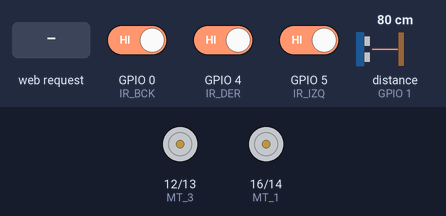
The sketch below on a simulated ESP8266 (NodeMCU). On the bench: motor-driver pin pairs drawn as motors (green arrow = first pin HIGH = forward, orange = second pin HIGH = backward, longer = more drive). Wiring (inferred from the names in the program): ultrasonic range finder: trigger GPIO 3; echo GPIO 1. Inputs (shaded band) come from the test bench; at power-on: GPIO 0 (IR_BCK) HIGH, GPIO 4 (IR_DER) HIGH, GPIO 5 (IR_IZQ) HIGH, distance to the obstacle (sensor on GPIO 1) 80 cm. The echo pulse lasts 58.3 µs per cm.

Above: at 1.2 s.
1.3 s: HTTP request GET /f received
At 2.1 s:
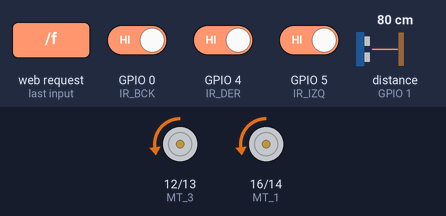
2.8 s: HTTP request GET /l received
At 3.2 s:
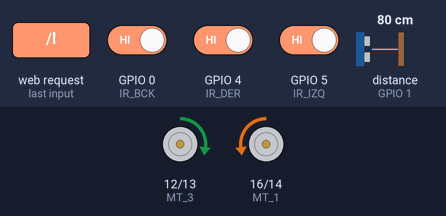
4.3 s: HTTP request GET /r received
At 5.5 s:
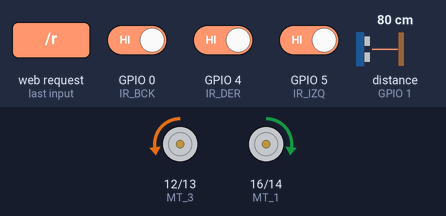
5.8 s: HTTP request GET /b received
At 6.8 s:
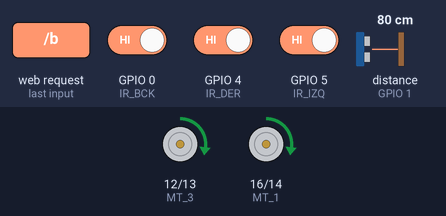
Timing chart, 0 to 8.3 s (numbered marks = the images above; inputs shaded):
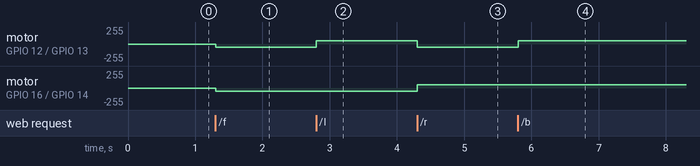

The sketch:

CarroArduino.ino
```cpp
#include <ESP8266WiFi.h>
#include <DNSServer.h>
#include <ESP8266WebServer.h>

// Pines
#define IR_IZQ 5  // D1
#define IR_DER 4  // D2
#define IR_BCK 0  // D3
#define MT_1 16   // D0
#define MT_2 14   // D5
#define MT_3 12   // D6
#define MT_4 13   // D7

#define US_ECHO 1     // TX
#define US_TRIGGER 3  // RX

// Red WiFi
#define SSID "AUTO"
#define PSK "auto1234"
#define DNS_PORT 53

// Páginas
#define CONTROL_HTML "<!DOCTYPE html><html><head> <meta charset=\"UTF-8\"> <title>AUTO</title> <meta name=\"viewport\" content=\"width=device-width, initial-scale=1.0, maximum-scale=1.0, user-scalable=no\"/> <meta name=\"HandheldFriendly\" content=\"true\"/> <style>*{-webkit-user-select: none; -moz-user-select: none; user-select: none;}body{margin: 0; padding: 0; background-color: #101010; color: white; font-family: -apple-system, BlinkMacSystemFont, \"Segoe UI\", Roboto, Helvetica, Arial, sans-serif, \"Apple Color Emoji\", \"Segoe UI Emoji\", \"Segoe UI Symbol\";}#main{width: 100%; height: 100vh; display: flex; justify-content: center; align-items: center;}.controls{height: 100%; display: flex; flex-direction: column; align-items: center; justify-content: space-evenly;}.movement{display: flex; flex-wrap: wrap; flex-direction: column; gap: 1rem;}.movement>*{flex: 1; display: flex; justify-content: center;}.triangle{clip-path: polygon(50% 0%, 0% 100%, 100% 100%); background-color: white; width: 10vh; height: 10vh;}.circle{background-color: crimson; width: 10vh; height: 10vh; border-radius: 100%;}.double{display: flex; gap: 1rem;}#left{transform: rotate(-90deg);}#right{transform: rotate(90deg);}#backward{transform: rotate(180deg);}.sensor{width: 5vh; height: 5vh; border: 2px solid palegreen; border-radius: 0.25rem;}.sensor[data-checked=\"0\"]{background-color: palegreen;}.sensors{font-size: 5vh; display: flex; flex-direction: column; align-items: center; gap: 0.5rem;}.col{display: flex; align-items: center; flex-direction: column;}.text-sensor{font-weight: bold; color: black; -webkit-text-stroke: 2px palegreen;}.velocity{display: flex; flex-direction: column; align-items: center; font-size: 1.5rem;}</style></head><body> <div id=\"main\"> <div class=\"controls\"> <div class=\"sensors\"> <div class=\"col\"> <span>F(cm)</span> <span class=\"text-sensor\" id=\"front-sen\">-</span> </div><div class=\"double\"> <span>L</span> <div class=\"sensor\" data-checked=\"0\" id=\"left-sen\"></div><div style=\"width: 2rem;\"></div><div class=\"sensor\" data-checked=\"0\" id=\"right-sen\"></div><span>R</span> </div><div class=\"col\"> <div class=\"sensor\" data-checked=\"0\" id=\"back-sen\"></div><span>B</span> </div></div><div class=\"velocity\"> <span>V</span> <input type=\"range\" name=\"slider\" id=\"velocity\" min=\"50\" max=\"255\" step=\"1\" value=\"50\"> <span id=\"vel\">50</span> </div><div class=\"movement\"> <div> <button class=\"triangle\" auto-movement id=\"forward\"></button> </div><div class=\"double\"> <button class=\"triangle\" auto-movement=\"temp\" id=\"left\"></button> <button class=\"circle\" auto-movement id=\"stop\"></button> <button class=\"triangle\" auto-movement=\"temp\" id=\"right\"></button> </div><div> <button class=\"triangle\" auto-movement id=\"backward\"></button> </div></div></div></div><script>const leftSensor=document.getElementById('left-sen'); const rightSensor=document.getElementById('right-sen'); const backSensor=document.getElementById('back-sen'); const frontSensor=document.getElementById('front-sen'); const velocitySlider=document.getElementById('velocity'); const velocity=document.getElementById('vel'); velocitySlider.addEventListener('input', ()=>{velocity.innerText=velocitySlider.value;}); velocitySlider.addEventListener('change', ()=>{fetch('/v?n=' + velocitySlider.value).catch(console.error);}); let lastState='s'; let lastMove='s'; const movementControls=[...document.querySelectorAll('[auto-movement]').values()]; for (const control of movementControls) control.addEventListener('click', ()=>{let state=control.getAttribute('auto-movement')==='temp' && lastState===control.id[0] ? lastMove : control.id[0]; fetch('/' + state).catch(console.error) .then(()=>{if (control.getAttribute('auto-movement') !=='temp'){lastMove=state;}lastState=state;});}); async function fetchVelocity(){try{const data=Number(await fetch('/v' + velocitySlider.value).then((d)=> d.text())); if (!isNaN(data)) velocity.innerText=data;}catch{fetchVelocity();}}fetchVelocity(); async function fetchSensors(){const data=await fetch('/sen').then((d)=> d.json()); leftSensor.setAttribute('data-checked', data.irIzq); rightSensor.setAttribute('data-checked', data.irDer); backSensor.setAttribute('data-checked', data.irBck); frontSensor.innerText=data.usFrt;}setInterval(fetchSensors, 700); </script></body></html>"

// IP: 192.168.1.1
IPAddress apIP(192, 168, 1, 1);
DNSServer dns;
ESP8266WebServer server(80);

uint8 irIzq = LOW;
uint8 irDer = LOW;
uint8 irBck = LOW;
unsigned int usFrt;
unsigned long duration;

unsigned int velocity = 50;

void setup() {
  pinMode(IR_IZQ, INPUT);
  pinMode(IR_DER, INPUT);
  pinMode(IR_BCK, INPUT);

  pinMode(MT_1, OUTPUT);
  pinMode(MT_2, OUTPUT);
  pinMode(MT_3, OUTPUT);
  pinMode(MT_4, OUTPUT);

  pinMode(US_TRIGGER, OUTPUT);
  pinMode(US_ECHO, INPUT);

  setupWiFi();
}

void loop() {
  readSensors();
  dns.processNextRequest();
  server.handleClient();
}

void readSensors() {
  // Infrarrojos
  irIzq = digitalRead(IR_IZQ);
  irDer = digitalRead(IR_DER);
  irBck = digitalRead(IR_BCK);

  // Ultrasonido
  digitalWrite(US_TRIGGER, HIGH);
  delayMicroseconds(10);
  digitalWrite(US_TRIGGER, LOW);
  duration = pulseIn(US_ECHO, HIGH);
  usFrt = duration * 0.017;
}

auto move(char dir) {
  return [dir]() {
    switch (dir) {
      case 'f':
        analogWrite(MT_1, 0);
        analogWrite(MT_2, velocity);
        analogWrite(MT_3, 0);
        analogWrite(MT_4, velocity);
        break;
      case 'l':
        analogWrite(MT_1, 0);
        analogWrite(MT_2, velocity);
        analogWrite(MT_3, velocity);
        analogWrite(MT_4, 0);
        break;
      case 's':
        analogWrite(MT_1, 0);
        analogWrite(MT_2, 0);
        analogWrite(MT_3, 0);
        analogWrite(MT_4, 0);
        break;
      case 'r':
        analogWrite(MT_1, velocity);
        analogWrite(MT_2, 0);
        analogWrite(MT_3, 0);
        analogWrite(MT_4, velocity);
        break;
      case 'b':
        analogWrite(MT_1, velocity);
        analogWrite(MT_2, 0);
        analogWrite(MT_3, velocity);
        analogWrite(MT_4, 0);
        break;
    }

    server.send(204);
  };
}

void setupWiFi() {
  dns.setErrorReplyCode(DNSReplyCode::NoError);
  dns.start(DNS_PORT, "*", apIP);

  WiFi.softAPConfig(apIP, apIP, IPAddress(255, 255, 255, 0));
  WiFi.softAP(SSID, PSK);

  // Página de controles
  server.on("/", []() {
    server.send(200, "text/html", CONTROL_HTML);
  });

  // Estado de sensores
  server.on("/sen", []() {
    server.send(200, "application/json", "{\"irIzq\":" + String(irIzq) + ",\"irDer\":" + String(irDer) + ",\"irBck\":" + String(irBck) + ",\"usFrt\":" + String(usFrt) + "}");
  });

  // Velocidad
  server.on("/v", []() {
    if (server.hasArg("n")) {
      velocity = server.arg("n").toInt();
      server.send(204);
      return;
    }

    server.send(200, "text/html", String(velocity));
  });

  server.on("/f", move('f'));  // Adelante
  server.on("/l", move('l'));  // Izquierda
  server.on("/s", move('s'));  // Detenerse
  server.on("/r", move('r'));  // Derecha
  server.on("/b", move('b'));  // Atrás

  // Redireccionamiento (DNS o 404)
  server.onNotFound([]() {
    server.sendHeader("Location", "http://192.168.1.1/");
    server.send(301);
  });

  server.begin();
}
```

Measured:
- after the input at 1.3 s, motor on GPIO 12 (MT_3) / GPIO 13 (MT_4), motor on GPIO 16 (MT_1) / GPIO 14 (MT_2): stopped → backward 50/255 at once
- after the input at 2.8 s, motor on GPIO 12 (MT_3) / GPIO 13 (MT_4): backward 50/255 → forward 50/255 at once
- after the input at 4.3 s, motor on GPIO 12 (MT_3) / GPIO 13 (MT_4): forward 50/255 → backward 50/255 at once; motor on GPIO 16 (MT_1) / GPIO 14 (MT_2): backward 50/255 → forward 50/255 at once
- after the input at 5.8 s, motor on GPIO 12 (MT_3) / GPIO 13 (MT_4): backward 50/255 → forward 50/255 at once
